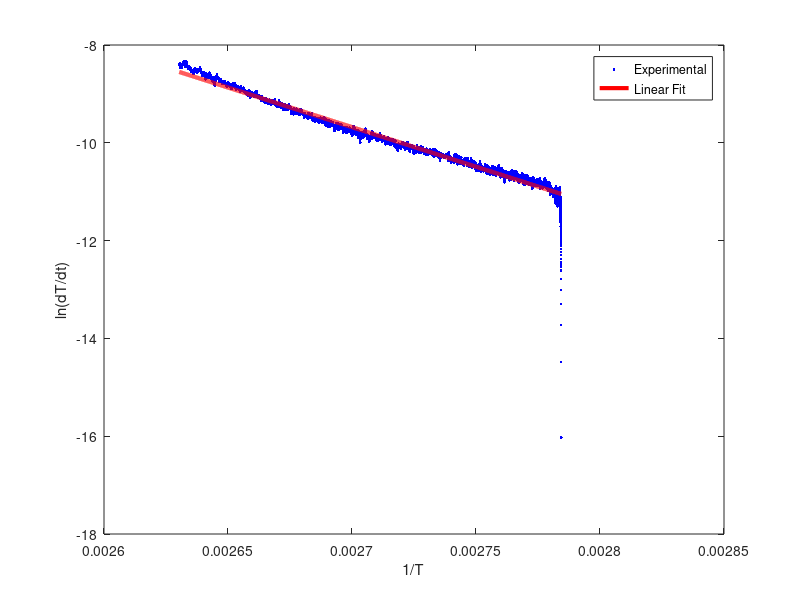
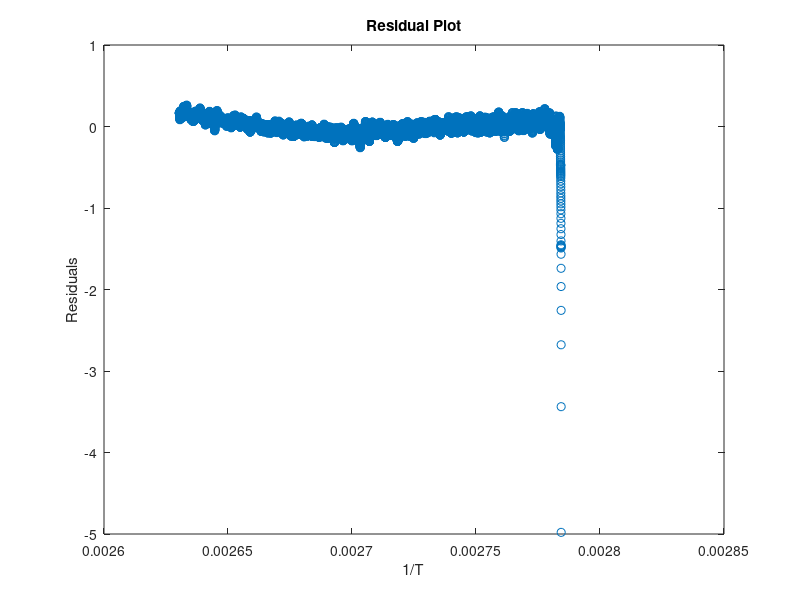

The MATLAB source for these figures, in order:
clc
clear
load shangyong_lfp_newdata.mat
Temp=new_data(:,1);
dTemp_dt=new_data(:,2);
numtimesteps=size(new_data);


Temp=double(Temp(1:23927));
dTemp_dt=double(dTemp_dt(1:23927));

% 设计巴特沃斯低通滤波器
Fs = 50000; % 采样频率，示例中为1000 Hz
Wn = 2*100/Fs; % 截止频率为50 Hz，根据信号特性确定
[b,a] = butter(1, Wn); % 计算滤波器系数，滤波器的阶数为4

% 对信号进行滤波
dTemp_dt_filtered = filter(b, a, dTemp_dt);

% 假设 Te_2, T0, Temp, dTemp_dt 是已知的实验数据
Te_2 = 387.12; % 假设的 Te_2 值
Te_2=double(Te_2);
% 定义目标函数，用于最小二乘法
% ... [其他代码不变] ...

% 对数变换
ln_dTemp_dt = log(dTemp_dt_filtered./(Te_2-Temp));

% 使用线性回归拟合 1/T 和 ln(dT/dt)
p_linear = polyfit(1./Temp, ln_dTemp_dt, 1);

% 从线性回归中获取参数
slope = p_linear(1); % 对应于 Ea_2 / (-8.314)
intercept = p_linear(2); % 对应于 log(A_2)

% 显示结果
fprintf('Slope (Ea_2 / (-8.314)) = %f\n', slope);
fprintf('Intercept (log(A_2)) = %f\n', intercept);

Ea_2=slope*(-8.314);
A_2=exp(intercept);

% 显示结果
fprintf('Ea_2 = %f\n', Ea_2);
fprintf('A_2 = %f\n', A_2);


% 绘制原始数据和线性拟合结果
x = 1./Temp;
R_SIM=intercept + slope*x;
figure
plot(x, ln_dTemp_dt, 'b.', x, R_SIM, 'r-', 'LineWidth', 3);
xlabel('1/T');
ylabel('ln(dT/dt)');
legend('Experimental', 'Linear Fit');

% 计算R-squared
SSres = sum((ln_dTemp_dt - R_SIM).^2);  % 残差平方和
SStot = sum((ln_dTemp_dt - mean(ln_dTemp_dt)).^2);  % 总平方和
R2 = 1 - SSres/SStot;

% 计算MSE和RMSE
MSE = mean((ln_dTemp_dt - R_SIM).^2);
RMSE = sqrt(MSE);

% 计算MAE
MAE = mean(abs(ln_dTemp_dt - R_SIM));

% 计算MAPE
n = length(ln_dTemp_dt); % 获取数据点的数量
mape = (100 / n) * sum(abs((ln_dTemp_dt - R_SIM) ./ ln_dTemp_dt));



% 显示精度指标
fprintf('R-squared: %f\n', R2);
fprintf('MSE: %f\n', MSE);
fprintf('RMSE: %f\n', RMSE);
fprintf('MAE: %f\n', MAE);
fprintf('MAPE: %f%%\n', mape);

% 绘制残差图
figure
residuals = ln_dTemp_dt - R_SIM;
plot(1./Temp, residuals, 'o');
xlabel('1/T');
ylabel('Residuals');
title('Residual Plot');